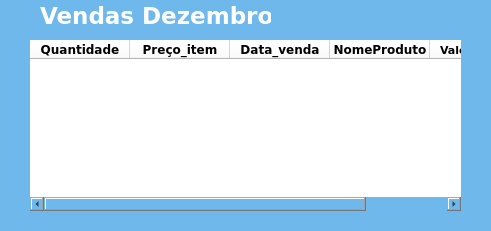
               <widget class="QFrame" name="frame_22">
                <property name="geometry">
                 <rect>
                  <x>0</x>
                  <y>0</y>
                  <width>491</width>
                  <height>231</height>
                 </rect>
                </property>
                <property name="styleSheet">
                 <string notr="true">background-color: rgb(110, 184, 236);
border-radius:25px;</string>
                </property>
                <property name="frameShape">
                 <enum>QFrame::StyledPanel</enum>
                </property>
                <property name="frameShadow">
                 <enum>QFrame::Raised</enum>
                </property>
                <widget class="QTableWidget" name="tableWidget_10">
                 <property name="geometry">
                  <rect>
                   <x>30</x>
                   <y>40</y>
                   <width>431</width>
                   <height>171</height>
                  </rect>
                 </property>
                 <property name="font">
                  <font>
                   <family>Verdana</family>
                  </font>
                 </property>
                 <property name="styleSheet">
                  <string notr="true">background-color: rgb(255, 255, 255);
border-radius: 1px;</string>
                 </property>
                 <column>
                  <property name="text">
                   <string>Quantidade</string>
                  </property>
                  <property name="font">
                   <font>
                    <family>Verdana</family>
                    <weight>75</weight>
                    <bold>true</bold>
                   </font>
                  </property>
                 </column>
                 <column>
                  <property name="text">
                   <string>Preço_item</string>
                  </property>
                  <property name="font">
                   <font>
                    <family>Verdana</family>
                    <weight>75</weight>
                    <bold>true</bold>
                   </font>
                  </property>
                 </column>
                 <column>
                  <property name="text">
                   <string>Data_venda</string>
                  </property>
                  <property name="font">
                   <font>
                    <family>Verdana</family>
                    <weight>75</weight>
                    <bold>true</bold>
                   </font>
                  </property>
                 </column>
                 <column>
                  <property name="text">
                   <string>NomeProduto</string>
                  </property>
                  <property name="font">
                   <font>
                    <family>Verdana</family>
                    <weight>75</weight>
                    <bold>true</bold>
                   </font>
                  </property>
                 </column>
                 <column>
                  <property name="text">
                   <string>ValorCompra</string>
                  </property>
                  <property name="font">
                   <font>
                    <family>Verdana</family>
                    <pointsize>8</pointsize>
                    <weight>75</weight>
                    <bold>true</bold>
                   </font>
                  </property>
                 </column>
                </widget>
                <widget class="QLabel" name="label_25">
                 <property name="geometry">
                  <rect>
                   <x>40</x>
                   <y>0</y>
                   <width>201</width>
                   <height>31</height>
                  </rect>
                 </property>
                 <property name="font">
                  <font>
                   <family>Verdana</family>
                   <pointsize>17</pointsize>
                   <weight>75</weight>
                   <bold>true</bold>
                  </font>
                 </property>
                 <property name="styleSheet">
                  <string notr="true">color: rgb(255, 255, 255);</string>
                 </property>
                 <property name="text">
                  <string>Vendas Junho</string>
                 </property>
                </widget>
                <widget class="QFrame" name="frame_23">
                 <property name="geometry">
                  <rect>
                   <x>0</x>
                   <y>0</y>
                   <width>491</width>
                   <height>231</height>
                  </rect>
                 </property>
                 <property name="styleSheet">
                  <string notr="true">background-color: rgb(110, 184, 236);
border-radius:25px;</string>
                 </property>
                 <property name="frameShape">
                  <enum>QFrame::StyledPanel</enum>
                 </property>
                 <property name="frameShadow">
                  <enum>QFrame::Raised</enum>
                 </property>
                 <widget class="QTableWidget" name="tableWidget_11">
                  <property name="geometry">
                   <rect>
                    <x>30</x>
                    <y>40</y>
                    <width>431</width>
                    <height>171</height>
                   </rect>
                  </property>
                  <property name="font">
                   <font>
                    <family>Verdana</family>
                   </font>
                  </property>
                  <property name="styleSheet">
                   <string notr="true">background-color: rgb(255, 255, 255);
border-radius: 1px;</string>
                  </property>
                  <column>
                   <property name="text">
                    <string>Quantidade</string>
                   </property>
                   <property name="font">
                    <font>
                     <family>Verdana</family>
                     <weight>75</weight>
                     <bold>true</bold>
                    </font>
                   </property>
                  </column>
                  <column>
                   <property name="text">
                    <string>Preço_item</string>
                   </property>
                   <property name="font">
                    <font>
                     <family>Verdana</family>
                     <weight>75</weight>
                     <bold>true</bold>
                    </font>
                   </property>
                  </column>
                  <column>
                   <property name="text">
                    <string>Data_venda</string>
                   </property>
                   <property name="font">
                    <font>
                     <family>Verdana</family>
                     <weight>75</weight>
                     <bold>true</bold>
                    </font>
                   </property>
                  </column>
                  <column>
                   <property name="text">
                    <string>NomeProduto</string>
                   </property>
                   <property name="font">
                    <font>
                     <family>Verdana</family>
                     <weight>75</weight>
                     <bold>true</bold>
                    </font>
                   </property>
                  </column>
                  <column>
                   <property name="text">
                    <string>ValorCompra</string>
                   </property>
                   <property name="font">
                    <font>
                     <family>Verdana</family>
                     <pointsize>8</pointsize>
                     <weight>75</weight>
                     <bold>true</bold>
                    </font>
                   </property>
                  </column>
                 </widget>
                 <widget class="QLabel" name="label_26">
                  <property name="geometry">
                   <rect>
                    <x>40</x>
                    <y>0</y>
                    <width>201</width>
                    <height>31</height>
                   </rect>
                  </property>
                  <property name="font">
                   <font>
                    <family>Verdana</family>
                    <pointsize>17</pointsize>
                    <weight>75</weight>
                    <bold>true</bold>
                   </font>
                  </property>
                  <property name="styleSheet">
                   <string notr="true">color: rgb(255, 255, 255);</string>
                  </property>
                  <property name="text">
                   <string>Vendas Julho</string>
                  </property>
                 </widget>
                 <widget class="QFrame" name="frame_24">
                  <property name="geometry">
                   <rect>
                    <x>0</x>
                    <y>0</y>
                    <width>491</width>
                    <height>231</height>
                   </rect>
                  </property>
                  <property name="styleSheet">
                   <string notr="true">background-color: rgb(110, 184, 236);
border-radius:25px;</string>
                  </property>
                  <property name="frameShape">
                   <enum>QFrame::StyledPanel</enum>
                  </property>
                  <property name="frameShadow">
                   <enum>QFrame::Raised</enum>
                  </property>
                  <widget class="QTableWidget" name="tableWidget_12">
                   <property name="geometry">
                    <rect>
                     <x>30</x>
                     <y>40</y>
                     <width>431</width>
                     <height>171</height>
                    </rect>
                   </property>
                   <property name="font">
                    <font>
                     <family>Verdana</family>
                    </font>
                   </property>
                   <property name="styleSheet">
                    <string notr="true">background-color: rgb(255, 255, 255);
border-radius: 1px;</string>
                   </property>
                   <column>
                    <property name="text">
                     <string>Quantidade</string>
                    </property>
                    <property name="font">
                     <font>
                      <family>Verdana</family>
                      <weight>75</weight>
                      <bold>true</bold>
                     </font>
                    </property>
                   </column>
                   <column>
                    <property name="text">
                     <string>Preço_item</string>
                    </property>
                    <property name="font">
                     <font>
                      <family>Verdana</family>
                      <weight>75</weight>
                      <bold>true</bold>
                     </font>
                    </property>
                   </column>
                   <column>
                    <property name="text">
                     <string>Data_venda</string>
                    </property>
                    <property name="font">
                     <font>
                      <family>Verdana</family>
                      <weight>75</weight>
                      <bold>true</bold>
                     </font>
                    </property>
                   </column>
                   <column>
                    <property name="text">
                     <string>NomeProduto</string>
                    </property>
                    <property name="font">
                     <font>
                      <family>Verdana</family>
                      <weight>75</weight>
                      <bold>true</bold>
                     </font>
                    </property>
                   </column>
                   <column>
                    <property name="text">
                     <string>ValorCompra</string>
                    </property>
                    <property name="font">
                     <font>
                      <family>Verdana</family>
                      <pointsize>8</pointsize>
                      <weight>75</weight>
                      <bold>true</bold>
                     </font>
                    </property>
                   </column>
                  </widget>
                  <widget class="QLabel" name="label_27">
                   <property name="geometry">
                    <rect>
                     <x>40</x>
                     <y>0</y>
                     <width>201</width>
                     <height>31</height>
                    </rect>
                   </property>
                   <property name="font">
                    <font>
                     <family>Verdana</family>
                     <pointsize>17</pointsize>
                     <weight>75</weight>
                     <bold>true</bold>
                    </font>
                   </property>
                   <property name="styleSheet">
                    <string notr="true">color: rgb(255, 255, 255);</string>
                   </property>
                   <property name="text">
                    <string>Vendas Agosto</string>
                   </property>
                  </widget>
                  <widget class="QFrame" name="frame_27">
                   <property name="geometry">
                    <rect>
                     <x>0</x>
                     <y>0</y>
                     <width>491</width>
                     <height>231</height>
                    </rect>
                   </property>
                   <property name="styleSheet">
                    <string notr="true">background-color: rgb(110, 184, 236);
border-radius:25px;</string>
                   </property>
                   <property name="frameShape">
                    <enum>QFrame::StyledPanel</enum>
                   </property>
                   <property name="frameShadow">
                    <enum>QFrame::Raised</enum>
                   </property>
                   <widget class="QTableWidget" name="tableWidget_13">
                    <property name="geometry">
                     <rect>
                      <x>30</x>
                      <y>40</y>
                      <width>431</width>
                      <height>171</height>
                     </rect>
                    </property>
                    <property name="font">
                     <font>
                      <family>Verdana</family>
                     </font>
                    </property>
                    <property name="styleSheet">
                     <string notr="true">background-color: rgb(255, 255, 255);
border-radius: 1px;</string>
                    </property>
                    <column>
                     <property name="text">
                      <string>Quantidade</string>
                     </property>
                     <property name="font">
                      <font>
                       <family>Verdana</family>
                       <weight>75</weight>
                       <bold>true</bold>
                      </font>
                     </property>
                    </column>
                    <column>
                     <property name="text">
                      <string>Preço_item</string>
                     </property>
                     <property name="font">
                      <font>
                       <family>Verdana</family>
                       <weight>75</weight>
                       <bold>true</bold>
                      </font>
                     </property>
                    </column>
                    <column>
                     <property name="text">
                      <string>Data_venda</string>
                     </property>
                     <property name="font">
                      <font>
                       <family>Verdana</family>
                       <weight>75</weight>
                       <bold>true</bold>
                      </font>
                     </property>
                    </column>
                    <column>
                     <property name="text">
                      <string>NomeProduto</string>
                     </property>
                     <property name="font">
                      <font>
                       <family>Verdana</family>
                       <weight>75</weight>
                       <bold>true</bold>
                      </font>
                     </property>
                    </column>
                    <column>
                     <property name="text">
                      <string>ValorCompra</string>
                     </property>
                     <property name="font">
                      <font>
                       <family>Verdana</family>
                       <pointsize>8</pointsize>
                       <weight>75</weight>
                       <bold>true</bold>
                      </font>
                     </property>
                    </column>
                   </widget>
                   <widget class="QLabel" name="label_28">
                    <property name="geometry">
                     <rect>
                      <x>40</x>
                      <y>0</y>
                      <width>231</width>
                      <height>31</height>
                     </rect>
                    </property>
                    <property name="font">
                     <font>
                      <family>Verdana</family>
                      <pointsize>17</pointsize>
                      <weight>75</weight>
                      <bold>true</bold>
                     </font>
                    </property>
                    <property name="styleSheet">
                     <string notr="true">color: rgb(255, 255, 255);</string>
                    </property>
                    <property name="text">
                     <string>Vendas Setembro</string>
                    </property>
                   </widget>
                   <widget class="QFrame" name="frame_28">
                    <property name="geometry">
                     <rect>
                      <x>0</x>
                      <y>0</y>
                      <width>491</width>
                      <height>231</height>
                     </rect>
                    </property>
                    <property name="styleSheet">
                     <string notr="true">background-color: rgb(110, 184, 236);
border-radius:25px;</string>
                    </property>
                    <property name="frameShape">
                     <enum>QFrame::StyledPanel</enum>
                    </property>
                    <property name="frameShadow">
                     <enum>QFrame::Raised</enum>
                    </property>
                    <widget class="QTableWidget" name="tableWidget_14">
                     <property name="geometry">
                      <rect>
                       <x>30</x>
                       <y>40</y>
                       <width>431</width>
                       <height>171</height>
                      </rect>
                     </property>
                     <property name="font">
                      <font>
                       <family>Verdana</family>
                      </font>
                     </property>
                     <property name="styleSheet">
                      <string notr="true">background-color: rgb(255, 255, 255);
border-radius: 1px;</string>
                     </property>
                     <column>
                      <property name="text">
                       <string>Quantidade</string>
                      </property>
                      <property name="font">
                       <font>
                        <family>Verdana</family>
                        <weight>75</weight>
                        <bold>true</bold>
                       </font>
                      </property>
                     </column>
                     <column>
                      <property name="text">
                       <string>Preço_item</string>
                      </property>
                      <property name="font">
                       <font>
                        <family>Verdana</family>
                        <weight>75</weight>
                        <bold>true</bold>
                       </font>
                      </property>
                     </column>
                     <column>
                      <property name="text">
                       <string>Data_venda</string>
                      </property>
                      <property name="font">
                       <font>
                        <family>Verdana</family>
                        <weight>75</weight>
                        <bold>true</bold>
                       </font>
                      </property>
                     </column>
                     <column>
                      <property name="text">
                       <string>NomeProduto</string>
                      </property>
                      <property name="font">
                       <font>
                        <family>Verdana</family>
                        <weight>75</weight>
                        <bold>true</bold>
                       </font>
                      </property>
                     </column>
                     <column>
                      <property name="text">
                       <string>ValorCompra</string>
                      </property>
                      <property name="font">
                       <font>
                        <family>Verdana</family>
                        <pointsize>8</pointsize>
                        <weight>75</weight>
                        <bold>true</bold>
                       </font>
                      </property>
                     </column>
                    </widget>
                    <widget class="QLabel" name="label_31">
                     <property name="geometry">
                      <rect>
                       <x>40</x>
                       <y>0</y>
                       <width>211</width>
                       <height>31</height>
                      </rect>
                     </property>
                     <property name="font">
                      <font>
                       <family>Verdana</family>
                       <pointsize>17</pointsize>
                       <weight>75</weight>
                       <bold>true</bold>
                      </font>
                     </property>
                     <property name="styleSheet">
                      <string notr="true">color: rgb(255, 255, 255);</string>
                     </property>
                     <property name="text">
                      <string>Vendas Outubro</string>
                     </property>
                    </widget>
                    <widget class="QFrame" name="frame_29">
                     <property name="geometry">
                      <rect>
                       <x>0</x>
                       <y>0</y>
                       <width>491</width>
                       <height>231</height>
                      </rect>
                     </property>
                     <property name="styleSheet">
                      <string notr="true">background-color: rgb(110, 184, 236);
border-radius:25px;</string>
                     </property>
                     <property name="frameShape">
                      <enum>QFrame::StyledPanel</enum>
                     </property>
                     <property name="frameShadow">
                      <enum>QFrame::Raised</enum>
                     </property>
                     <widget class="QTableWidget" name="tableWidget_15">
                      <property name="geometry">
                       <rect>
                        <x>30</x>
                        <y>40</y>
                        <width>431</width>
                        <height>171</height>
                       </rect>
                      </property>
                      <property name="font">
                       <font>
                        <family>Verdana</family>
                       </font>
                      </property>
                      <property name="styleSheet">
                       <string notr="true">background-color: rgb(255, 255, 255);
border-radius: 1px;</string>
                      </property>
                      <column>
                       <property name="text">
                        <string>Quantidade</string>
                       </property>
                       <property name="font">
                        <font>
                         <family>Verdana</family>
                         <weight>75</weight>
                         <bold>true</bold>
                        </font>
                       </property>
                      </column>
                      <column>
                       <property name="text">
                        <string>Preço_item</string>
                       </property>
                       <property name="font">
                        <font>
                         <family>Verdana</family>
                         <weight>75</weight>
                         <bold>true</bold>
                        </font>
                       </property>
                      </column>
                      <column>
                       <property name="text">
                        <string>Data_venda</string>
                       </property>
                       <property name="font">
                        <font>
                         <family>Verdana</family>
                         <weight>75</weight>
                         <bold>true</bold>
                        </font>
                       </property>
                      </column>
                      <column>
                       <property name="text">
                        <string>NomeProduto</string>
                       </property>
                       <property name="font">
                        <font>
                         <family>Verdana</family>
                         <weight>75</weight>
                         <bold>true</bold>
                        </font>
                       </property>
                      </column>
                      <column>
                       <property name="text">
                        <string>ValorCompra</string>
                       </property>
                       <property name="font">
                        <font>
                         <family>Verdana</family>
                         <pointsize>8</pointsize>
                         <weight>75</weight>
                         <bold>true</bold>
                        </font>
                       </property>
                      </column>
                     </widget>
                     <widget class="QLabel" name="label_32">
                      <property name="geometry">
                       <rect>
                        <x>40</x>
                        <y>0</y>
                        <width>241</width>
                        <height>31</height>
                       </rect>
                      </property>
                      <property name="font">
                       <font>
                        <family>Verdana</family>
                        <pointsize>17</pointsize>
                        <weight>75</weight>
                        <bold>true</bold>
                       </font>
                      </property>
                      <property name="styleSheet">
                       <string notr="true">color: rgb(255, 255, 255);</string>
                      </property>
                      <property name="text">
                       <string>Vendas Novembro</string>
                      </property>
                     </widget>
                     <widget class="QFrame" name="frame_30">
                      <property name="geometry">
                       <rect>
                        <x>0</x>
                        <y>0</y>
                        <width>491</width>
                        <height>231</height>
                       </rect>
                      </property>
                      <property name="styleSheet">
                       <string notr="true">background-color: rgb(110, 184, 236);
border-radius:25px;</string>
                      </property>
                      <property name="frameShape">
                       <enum>QFrame::StyledPanel</enum>
                      </property>
                      <property name="frameShadow">
                       <enum>QFrame::Raised</enum>
                      </property>
                      <widget class="QTableWidget" name="tableWidget_16">
                       <property name="geometry">
                        <rect>
                         <x>30</x>
                         <y>40</y>
                         <width>431</width>
                         <height>171</height>
                        </rect>
                       </property>
                       <property name="font">
                        <font>
                         <family>Verdana</family>
                        </font>
                       </property>
                       <property name="styleSheet">
                        <string notr="true">background-color: rgb(255, 255, 255);
border-radius: 1px;</string>
                       </property>
                       <column>
                        <property name="text">
                         <string>Quantidade</string>
                        </property>
                        <property name="font">
                         <font>
                          <family>Verdana</family>
                          <weight>75</weight>
                          <bold>true</bold>
                         </font>
                        </property>
                       </column>
                       <column>
                        <property name="text">
                         <string>Preço_item</string>
                        </property>
                        <property name="font">
                         <font>
                          <family>Verdana</family>
                          <weight>75</weight>
                          <bold>true</bold>
                         </font>
                        </property>
                       </column>
                       <column>
                        <property name="text">
                         <string>Data_venda</string>
                        </property>
                        <property name="font">
                         <font>
                          <family>Verdana</family>
                          <weight>75</weight>
                          <bold>true</bold>
                         </font>
                        </property>
                       </column>
                       <column>
                        <property name="text">
                         <string>NomeProduto</string>
                        </property>
                        <property name="font">
                         <font>
                          <family>Verdana</family>
                          <weight>75</weight>
                          <bold>true</bold>
                         </font>
                        </property>
                       </column>
                       <column>
                        <property name="text">
                         <string>ValorCompra</string>
                        </property>
                        <property name="font">
                         <font>
                          <family>Verdana</family>
                          <pointsize>8</pointsize>
                          <weight>75</weight>
                          <bold>true</bold>
                         </font>
                        </property>
                       </column>
                      </widget>
                      <widget class="QLabel" name="label_33">
                       <property name="geometry">
                        <rect>
                         <x>40</x>
                         <y>0</y>
                         <width>231</width>
                         <height>31</height>
                        </rect>
                       </property>
                       <property name="font">
                        <font>
                         <family>Verdana</family>
                         <pointsize>17</pointsize>
                         <weight>75</weight>
                         <bold>true</bold>
                        </font>
                       </property>
                       <property name="styleSheet">
                        <string notr="true">color: rgb(255, 255, 255);</string>
                       </property>
                       <property name="text">
                        <string>Vendas Dezembro</string>
                       </property>
                      </widget>
                     </widget>
                    </widget>
                   </widget>
                  </widget>
                 </widget>
                </widget>
               </widget>
